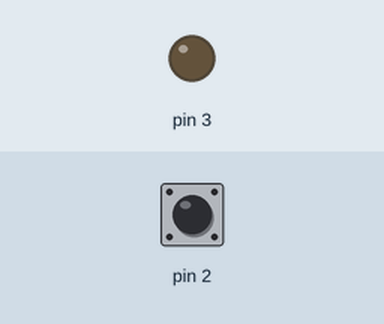
Recording of a sketch running on a simulated Arduino Uno, built with avr-gcc and run on an emulated ATmega328P. On the bench: output pins drawn as LEDs (lit = HIGH). Inputs (shaded band) come from the test bench; at power-on: pin 2 HIGH.

Above: at 1.2 s.
1.3 s: pin 2 pulled LOW for 0.15 s
At 1.37 s:
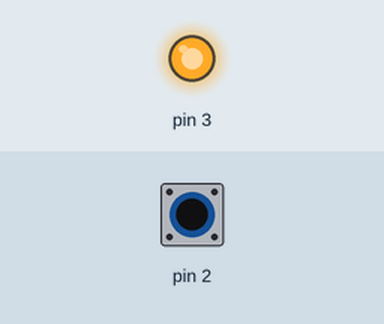
2.9 s: pin 2 pulled LOW for 3.2 s
At 7.3 s:
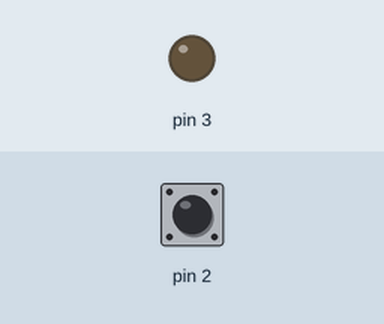
Timing chart, 0 to 8.8 s (numbered marks = the images above; inputs shaded):
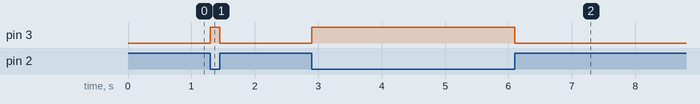

The sketch:

Lab2_1.ino
```cpp
int status;

void setup() {
  // put your setup code here, to run once:
  pinMode(2, INPUT_PULLUP);
  pinMode(3, OUTPUT);
  Serial.begin(9600);
}

void loop() {
  // put your main code here, to run repeatedly:
  status = digitalRead(2);
  if (status == 1){
    digitalWrite(3,LOW);
  }
  else {
    digitalWrite(3,HIGH);
  }
}
```

Measured:
- after the input at 1.3 s, pin 3: LOW → HIGH at once, → LOW 0.15 s later
- after the input at 2.9 s, pin 3: LOW → HIGH at once, → LOW 3.2 s later
